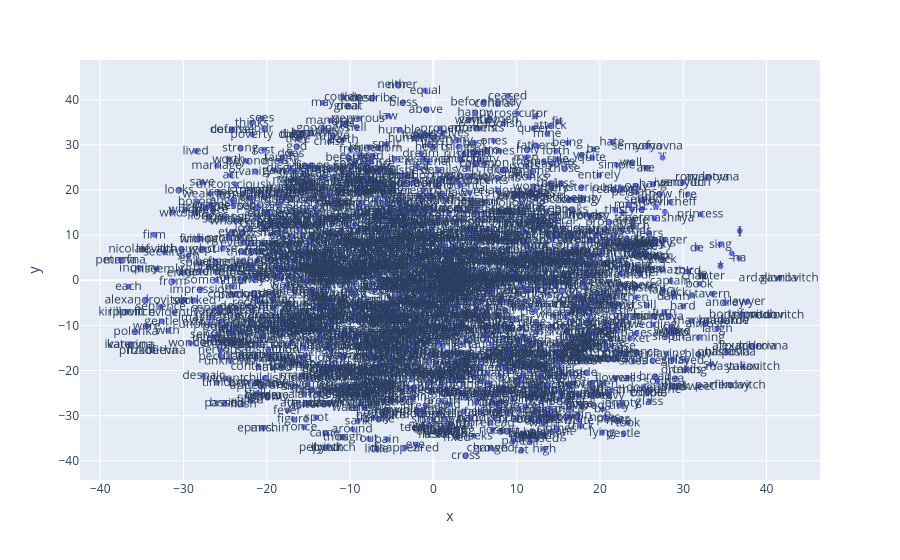

The code cell stored with this chart in its notebook:
### Code cell
MAX_WORDS=2000
fig = px.scatter(x=vectors[:MAX_WORDS, 0], y=vectors[:MAX_WORDS, 1], text=labels[:MAX_WORDS])
# fig.show(renderer="colab") # esto para plotly en colab
fig.show()

### Figure 1 — Plotly figure (JSON) as saved in the notebook; plotly's stock layout.template omitted (floating-point values rounded to 4 significant figures; data arrays with more than 128 entries replaced by an {"elided": "..."} marker saying what was removed)
{"data": [{"hovertemplate": "x=%{x}<br>y=%{y}<br>text=%{text}<extra></extra>", "legendgroup": "", "marker": {"color": "#636efa", "symbol": "circle"}, "mode": "markers+text", "name": "", "showlegend": false, "text": {"elided": "2000 str values"}, "type": "scattergl", "x": {"elided": "2000 float values"}, "xaxis": "x", "y": {"elided": "2000 float values"}, "yaxis": "y"}], "layout": {"legend": {"tracegroupgap": 0}, "margin": {"t": 60}, "xaxis": {"anchor": "y", "domain": [0, 1], "title": {"text": "x"}}, "yaxis": {"anchor": "x", "domain": [0, 1], "title": {"text": "y"}}}}
